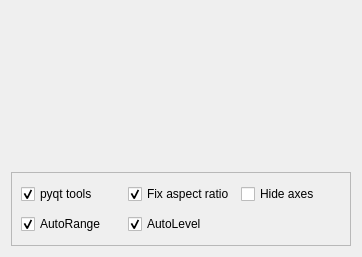
<?xml version="1.0" encoding="UTF-8"?>
<ui version="4.0">
 <class>Form</class>
 <widget class="QWidget" name="Form">
  <property name="geometry">
   <rect>
    <x>0</x>
    <y>0</y>
    <width>362</width>
    <height>257</height>
   </rect>
  </property>
  <property name="sizePolicy">
   <sizepolicy hsizetype="Expanding" vsizetype="Expanding">
    <horstretch>0</horstretch>
    <verstretch>0</verstretch>
   </sizepolicy>
  </property>
  <property name="windowTitle">
   <string>Form</string>
  </property>
  <layout class="QGridLayout" name="gridLayout_2">
   <item row="1" column="0">
    <widget class="QLabel" name="label_crosshairpos">
     <property name="sizePolicy">
      <sizepolicy hsizetype="Expanding" vsizetype="Minimum">
       <horstretch>0</horstretch>
       <verstretch>0</verstretch>
      </sizepolicy>
     </property>
     <property name="maximumSize">
      <size>
       <width>16777215</width>
       <height>200</height>
      </size>
     </property>
     <property name="text">
      <string/>
     </property>
     <property name="textFormat">
      <enum>Qt::RichText</enum>
     </property>
    </widget>
   </item>
   <item row="2" column="0">
    <widget class="QFrame" name="frame">
     <property name="sizePolicy">
      <sizepolicy hsizetype="Expanding" vsizetype="Minimum">
       <horstretch>0</horstretch>
       <verstretch>0</verstretch>
      </sizepolicy>
     </property>
     <property name="frameShape">
      <enum>QFrame::StyledPanel</enum>
     </property>
     <property name="frameShadow">
      <enum>QFrame::Raised</enum>
     </property>
     <layout class="QGridLayout" name="gridLayout">
      <item row="2" column="1">
       <widget class="QCheckBox" name="checkbox_aspectratio">
        <property name="sizePolicy">
         <sizepolicy hsizetype="Expanding" vsizetype="Minimum">
          <horstretch>0</horstretch>
          <verstretch>0</verstretch>
         </sizepolicy>
        </property>
        <property name="text">
         <string>Fix aspect ratio</string>
        </property>
        <property name="checked">
         <bool>true</bool>
        </property>
       </widget>
      </item>
      <item row="3" column="0">
       <widget class="QCheckBox" name="checkbox_autorange">
        <property name="sizePolicy">
         <sizepolicy hsizetype="Expanding" vsizetype="Minimum">
          <horstretch>0</horstretch>
          <verstretch>0</verstretch>
         </sizepolicy>
        </property>
        <property name="text">
         <string>AutoRange</string>
        </property>
        <property name="checked">
         <bool>true</bool>
        </property>
       </widget>
      </item>
      <item row="3" column="1">
       <widget class="QCheckBox" name="checkbox_autolevel">
        <property name="sizePolicy">
         <sizepolicy hsizetype="Expanding" vsizetype="Minimum">
          <horstretch>0</horstretch>
          <verstretch>0</verstretch>
         </sizepolicy>
        </property>
        <property name="text">
         <string>AutoLevel</string>
        </property>
        <property name="checked">
         <bool>true</bool>
        </property>
       </widget>
      </item>
      <item row="2" column="0">
       <widget class="QCheckBox" name="checkbox_tools">
        <property name="sizePolicy">
         <sizepolicy hsizetype="Expanding" vsizetype="Minimum">
          <horstretch>0</horstretch>
          <verstretch>0</verstretch>
         </sizepolicy>
        </property>
        <property name="text">
         <string>pyqt tools</string>
        </property>
        <property name="checked">
         <bool>true</bool>
        </property>
       </widget>
      </item>
      <item row="2" column="2">
       <widget class="QCheckBox" name="checkbox_axes">
        <property name="sizePolicy">
         <sizepolicy hsizetype="Expanding" vsizetype="Minimum">
          <horstretch>0</horstretch>
          <verstretch>0</verstretch>
         </sizepolicy>
        </property>
        <property name="text">
         <string>Hide axes</string>
        </property>
        <property name="checked">
         <bool>false</bool>
        </property>
       </widget>
      </item>
     </layout>
    </widget>
   </item>
   <item row="0" column="0">
    <widget class="QWidget" name="widget" native="true"/>
   </item>
  </layout>
 </widget>
 <resources/>
 <connections/>
</ui>
